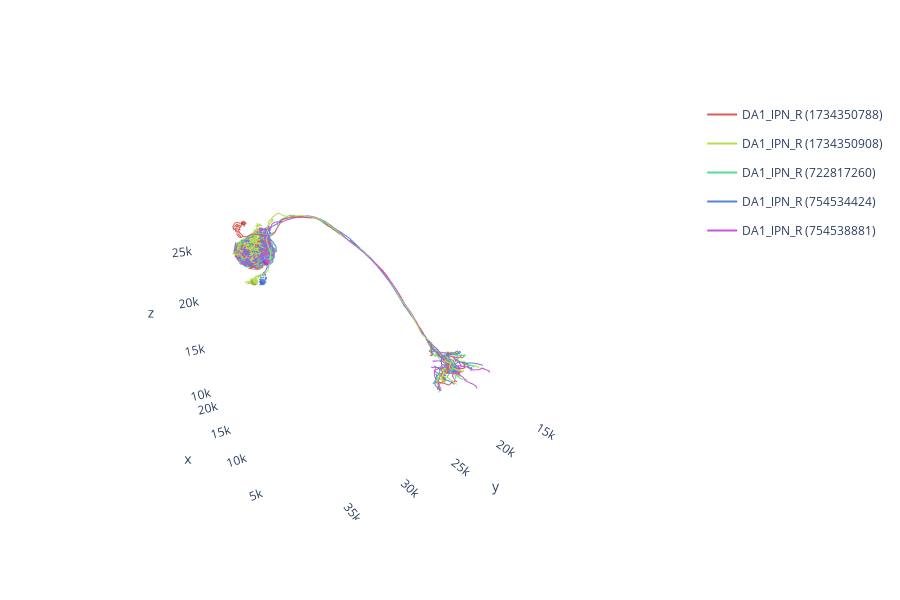

Notebook cell for this chart:
### Code cell
fig = nl.plot3d()

### Figure 1 — Plotly figure (JSON) as saved in the notebook; plotly's stock layout.template omitted (floating-point values rounded to 4 significant figures; data arrays with more than 128 entries replaced by an {"elided": "..."} marker saying what was removed)
{"data": [{"hoverinfo": "none", "hovertext": " ", "legendgroup": "1734350788", "line": {"color": "rgb(219,94,86)", "width": 2}, "mode": "lines", "name": "DA1_lPN_R (1734350788)", "showlegend": true, "type": "scatter3d", "x": {"elided": "5700 float values"}, "y": {"elided": "5700 float values"}, "z": {"elided": "5700 float values"}}, {"color": "rgb(219,94,86)", "hoverinfo": "name", "i": {"elided": "320 int values"}, "j": {"elided": "320 int values"}, "k": {"elided": "320 int values"}, "legendgroup": "1734350788", "showlegend": false, "type": "mesh3d", "x": {"elided": "162 float values"}, "y": {"elided": "162 float values"}, "z": {"elided": "162 float values"}}, {"hoverinfo": "none", "hovertext": " ", "legendgroup": "1734350908", "line": {"color": "rgb(184,219,86)", "width": 2}, "mode": "lines", "name": "DA1_lPN_R (1734350908)", "showlegend": true, "type": "scatter3d", "x": {"elided": "6368 float values"}, "y": {"elided": "6368 float values"}, "z": {"elided": "6368 float values"}}, {"color": "rgb(184,219,86)", "hoverinfo": "name", "i": {"elided": "320 int values"}, "j": {"elided": "320 int values"}, "k": {"elided": "320 int values"}, "legendgroup": "1734350908", "showlegend": false, "type": "mesh3d", "x": {"elided": "162 float values"}, "y": {"elided": "162 float values"}, "z": {"elided": "162 float values"}}, {"hoverinfo": "none", "hovertext": " ", "legendgroup": "722817260", "line": {"color": "rgb(86,219,147)", "width": 2}, "mode": "lines", "name": "DA1_lPN_R (722817260)", "showlegend": true, "type": "scatter3d", "x": {"elided": "5643 float values"}, "y": {"elided": "5643 float values"}, "z": {"elided": "5643 float values"}}, {"hoverinfo": "none", "hovertext": " ", "legendgroup": "754534424", "line": {"color": "rgb(86,131,219)", "width": 2}, "mode": "lines", "name": "DA1_lPN_R (754534424)", "showlegend": true, "type": "scatter3d", "x": {"elided": "6147 float values"}, "y": {"elided": "6147 float values"}, "z": {"elided": "6147 float values"}}, {"color": "rgb(86,131,219)", "hoverinfo": "name", "i": {"elided": "320 int values"}, "j": {"elided": "320 int values"}, "k": {"elided": "320 int values"}, "legendgroup": "754534424", "showlegend": false, "type": "mesh3d", "x": {"elided": "162 float values"}, "y": {"elided": "162 float values"}, "z": {"elided": "162 float values"}}, {"hoverinfo": "none", "hovertext": " ", "legendgroup": "754538881", "line": {"color": "rgb(200,86,219)", "width": 2}, "mode": "lines", "name": "DA1_lPN_R (754538881)", "showlegend": true, "type": "scatter3d", "x": {"elided": "6163 float values"}, "y": {"elided": "6163 float values"}, "z": {"elided": "6163 float values"}}, {"color": "rgb(200,86,219)", "hoverinfo": "name", "i": {"elided": "320 int values"}, "j": {"elided": "320 int values"}, "k": {"elided": "320 int values"}, "legendgroup": "754538881", "showlegend": false, "type": "mesh3d", "x": {"elided": "162 float values"}, "y": {"elided": "162 float values"}, "z": {"elided": "162 float values"}}], "layout": {"autosize": true, "height": 600, "paper_bgcolor": "rgba(0,0,0,0)", "plot_bgcolor": "rgba(0,0,0,0)", "scene": {"aspectmode": "data", "aspectratio": {"x": 1, "y": 1, "z": 1}, "camera": {"eye": {"x": -1.743, "y": 1.071, "z": 0.71}, "up": {"x": 0, "y": 0, "z": 1}}, "xaxis": {"backgroundcolor": "rgb(240, 240, 240)", "gridcolor": "rgb(255, 255, 255)", "showbackground": false, "showgrid": false, "showline": false, "zerolinecolor": "rgb(255, 255, 255)"}, "yaxis": {"backgroundcolor": "rgb(240, 240, 240)", "gridcolor": "rgb(255, 255, 255)", "showbackground": false, "showgrid": false, "showline": false, "zerolinecolor": "rgb(255, 255, 255)"}, "zaxis": {"backgroundcolor": "rgb(240, 240, 240)", "gridcolor": "rgb(255, 255, 255)", "showbackground": false, "showgrid": false, "showline": false, "zerolinecolor": "rgb(255, 255, 255)"}}}}
